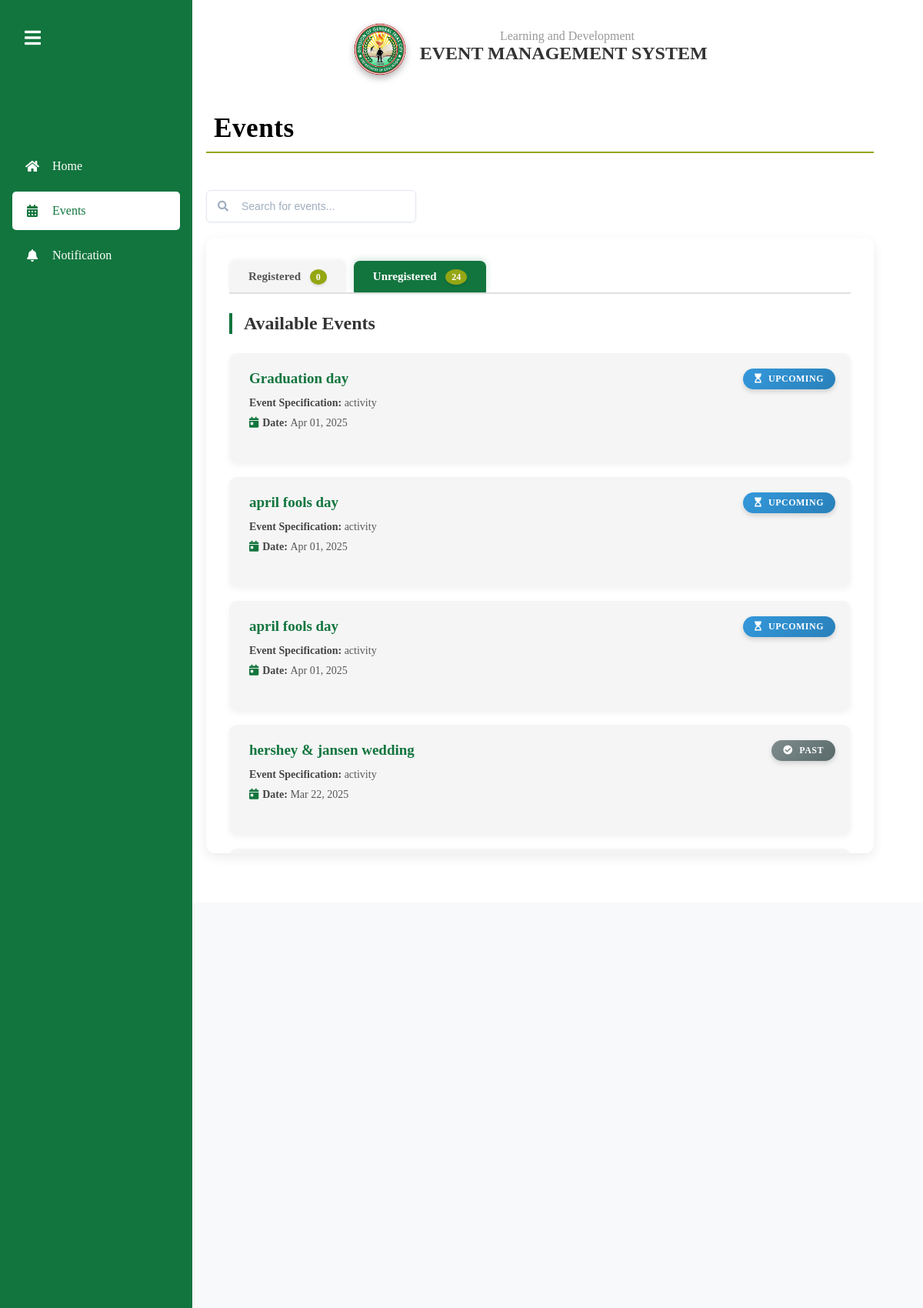
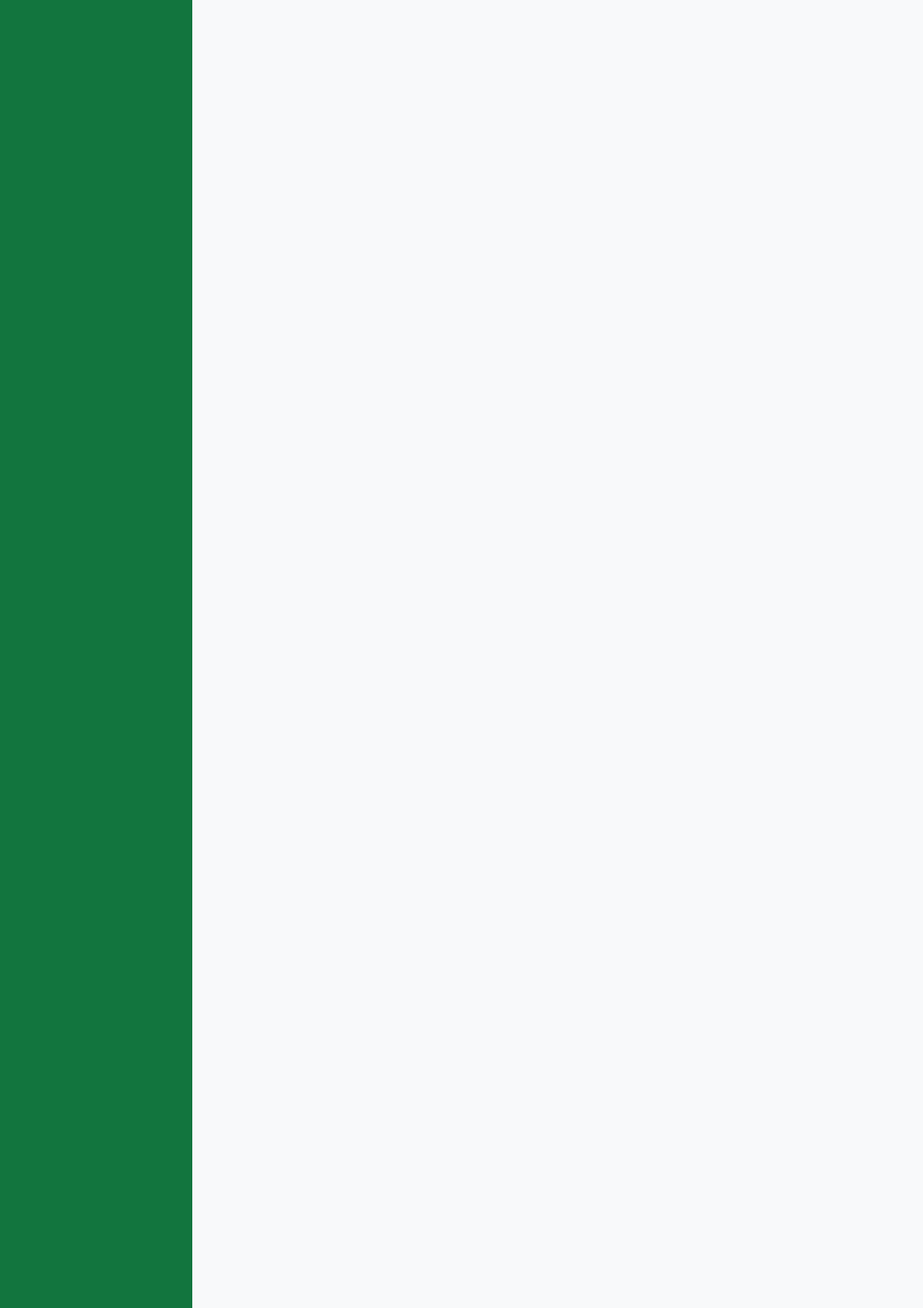
Page /user-events.php (upper part) on the committed database (2 pictures, top to bottom).
### tables this page shows
CREATE TABLE `events` (
  `id` int(11) NOT NULL,
  `title` varchar(255) NOT NULL,
  `specification` enum('training','activity') NOT NULL,
  `delivery` enum('face-to-face','online','hybrid-blended') NOT NULL,
  `venue` varchar(255) DEFAULT NULL,
  `start_date` date NOT NULL,
  `end_date` date NOT NULL,
  `proponent` varchar(255) NOT NULL,
  `created_at` timestamp NOT NULL DEFAULT current_timestamp(),
  `updated_at` timestamp NOT NULL DEFAULT current_timestamp() ON UPDATE current_timestamp(),
  `archived` tinyint(1) DEFAULT 0,
  `estimated_participants` int(255) NOT NULL
);

### user-events.php (the view, shortened to what this page needs)
<?php
require_once 'config.php';
$user_id = $_SESSION['user_id'];
$selected_event_id = isset($_GET['event_id']) ? intval($_GET['event_id']) : null;
$active_tab = isset($_GET['tab']) ? $_GET['tab'] : 'unregistered';
$sql = "SELECT e.id, e.title, e.start_date, e.end_date, e.venue, e.specification, e.delivery, e.proponent,
               (SELECT COUNT(*) FROM registered_users ru WHERE ru.event_id = e.id AND ru.user_id = ?) AS is_registered,
               CASE
                   WHEN NOW() BETWEEN e.start_date AND e.end_date THEN 'Ongoing'
                   WHEN NOW() < e.start_date THEN 'Upcoming'
                   ELSE 'Past'
               END AS status
        FROM events e
        ORDER BY e.start_date DESC";
$stmt = $conn->prepare($sql);
$stmt->bind_param("i", $user_id);
$stmt->execute();
$result = $stmt->get_result();
$registered_events = [];
$unregistered_events = [];
while ($row = $result->fetch_assoc()) {
    if ($row['is_registered'] > 0) {
        $registered_events[] = $row;
    } else {
        $unregistered_events[] = $row;
    }
}
$selected_event = null;
?>
<!DOCTYPE html>
<html>
<head>
    <link href="https://cdnjs.cloudflare.com/ajax/libs/font-awesome/5.15.3/css/all.min.css" rel="stylesheet">
</head>
<body>
        <div class="sidebar" id="sidebar">
    <div class="logo">
        <button id="toggleSidebar" class="toggle-btn">
            <i class="fas fa-bars"></i>
        </button>
    </div>
       <div class="menu">
        <a href="user-dashboard.php" >
            <i class="fas fa-home"></i>
            <span>Home</span>
        </a>
        <a href="user-events.php" class="active">
            <i class="fas fa-calendar-alt"></i>
            <span>Events</span>
        </a>
        <a href="user-notif.php">
            <i class="fas fa-bell mr-3"></i>
            <span>Notification</span>
        </a>
        </div>
    </div>
    <div class="content">
        <div class="content-header">
            <img src="styles/photos/DO-LOGO.png" width="70px" height="70px">
            <p>Learning and Development</p>
            <h1>EVENT MANAGEMENT SYSTEM</h1>
        </div><br><br><br>
        <div class="content-body">
            <h1>Events</h1>
            <hr><br>
            <div class="search-container">
                <span class="search-icon"><i class="fa fa-search" aria-hidden="true"></i></span>
                <input type="text" class="search-input" placeholder="Search for events...">
            </div>
            <div class="content-area">
                <div class="events-section <?php echo $selected_event ? 'shrink' : ''; ?>">
                    <div class="tabs">
                        <button class="tab <?php echo $active_tab == 'registered' ? 'active' : ''; ?>" onclick="switchTab('registered')">
                            Registered <span class="badge"><?php echo count($registered_events); ?></span>
                        </button>
                        <button class="tab <?php echo $active_tab == 'unregistered' ? 'active' : ''; ?>" onclick="switchTab('unregistered')">
                            Unregistered <span class="badge"><?php echo count($unregistered_events); ?></span>
                        </button>
                    </div>
                    <div id="unregistered-tab" class="tab-content <?php echo $active_tab == 'unregistered' ? 'active' : ''; ?>">
                        <h2>Available Events</h2>
                        <?php
                        if (count($unregistered_events) > 0) {
                            foreach ($unregistered_events as $row) {
                                $isSelected = ($selected_event_id == $row['id']) ? 'selected' : '';
                                echo '<div class="event ' . $isSelected . '">';
                                echo '<a class="events-btn" href="user-events.php?event_id=' . urlencode($row['id']) . '&tab=unregistered">';
                                echo '<div class="event-content">';
                                echo '<h3>' . htmlspecialchars($row["title"]) . '</h3>';
                                echo '<p>' . '<strong>Event Specification: '. '</strong>' . htmlspecialchars($row["specification"]) . '</p>';
                                echo '<div class="event-dates">'.'<p>' . '<strong><i class="fas fa-calendar-day"></i>Date: '. '</strong>' . date('M d, Y', strtotime($row["start_date"])) . '</p>'. '</div>';
                                echo '<span class="status-badge status-' . strtolower($row["status"]) . '">';
                                if(strtolower($row["status"]) == "upcoming") {
                                    echo '<i class="fas fa-hourglass-start"></i> ';
                                } else if(strtolower($row["status"]) == "ongoing") {
                                    echo '<i class="fas fa-circle"></i> ';
                                } else {
                                    echo '<i class="fas fa-check-circle"></i> ';
                                }
                                echo htmlspecialchars($row["status"]) . '</span>';
                                echo '</div></a>';
                                echo '</div>';
                            }
                        } else {
                            echo "<p>No available events found.</p>";
                        }
                        ?>
                    </div>
                </div>
    </div>
</div>
</body>
</html>

### rows in the picture
events: title "Graduation day", specification "activity", start_date "Apr 01, 2025", status "UPCOMING"
events: title "april fools day", specification "activity", start_date "Apr 01, 2025", status "UPCOMING"
events: title "april fools day", specification "activity", start_date "Apr 01, 2025", status "UPCOMING"
events: title "hershey & jansen wedding", specification "activity", start_date "Mar 22, 2025", status "PAST"

### other values in the picture
count($registered_events) "0"
count($unregistered_events) "24"
